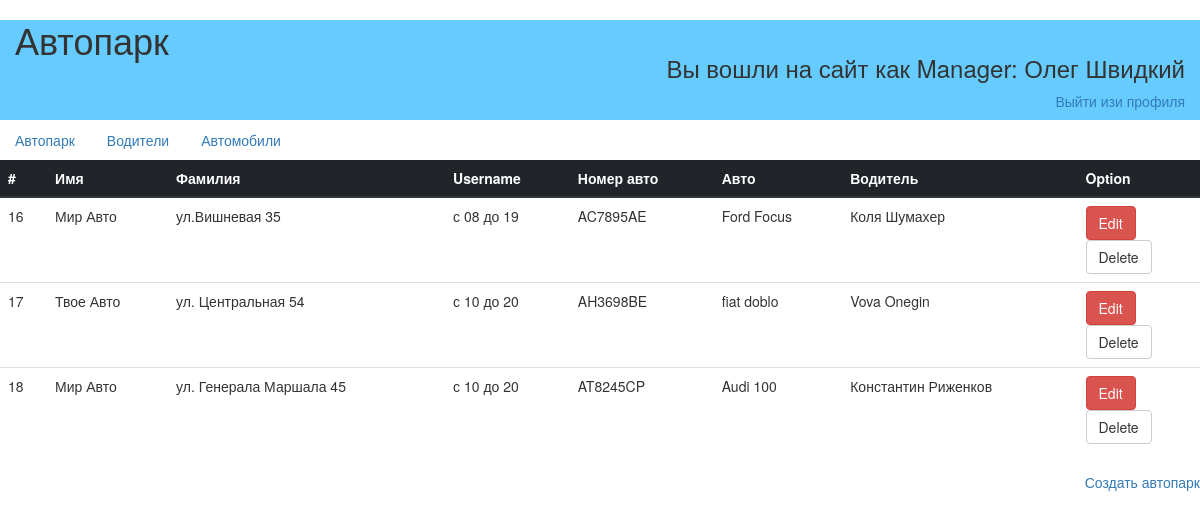
Screenshot of /views/showAvtopark.php (signed in) with the database file from the repository.
### tables this page shows
CREATE TABLE `avtopark` (
  `id_apark` int(11) NOT NULL,
  `name` varchar(50) NOT NULL,
  `address` varchar(50) NOT NULL,
  `time_work` varchar(20) NOT NULL,
  `nomerCar` varchar(20) NOT NULL,
  `marka` varchar(50) NOT NULL,
  `id_driver` varchar(20) NOT NULL,
  `driver` varchar(50) NOT NULL
);

### models/avtopark.php (called while the page is built, shortened)
<?php
  class Avtopark
  {
    public function getAllAvtopark ()
    {
      $connection = new mysqli('localhost', 'root', '', 'avtopark_db');
      $query ="SELECT * FROM avtopark";
      $result = mysqli_query($connection, $query) or die (mysqli_error($connection));
      return $result;
    }
  }
?>

### views/showAvtopark.php (the view, shortened to what this page needs)
<?php
  require_once "header.php";
  require_once "../models/avtopark.php";
  $temp = new avtopark;
  $r = $temp->getAllAvtopark();
?>
<div class="">
  <table class="table">
  <thead class="thead-dark">
    <tr>
      <th scope="col">#</th>
      <th scope="col">Имя</th>
      <th scope="col">Фамилия</th>
      <th scope="col">Username</th>
      <th scope="col">Номер авто</th>
      <th scope="col">Авто</th>
      <th scope="col">Водитель</th>
      <?php
        if ($_SESSION['type_user'] == 'Manager'){
          echo "<th scope='col'>Option</th>";
        }
       ?>
    </tr>
  </thead>
  <?php
  while ($result = mysqli_fetch_array($r)) {
    echo "<tr><td>". $result['id_apark'] ."</td>";
    echo "<td>". $result['name'] ."</td>";
    echo "<td>". $result['address'] ."</td>";
    echo "<td>". $result['time_work'] ."</td>";
    echo "<td>". $result['nomerCar'] ."</td>";
    echo "<td>". $result['marka'] ."</td>";
    echo "<td>". $result['driver'] ."</td>";
    if ($_SESSION['type_user'] == 'Manager'){
      echo "<td>
            <form method='post' action='updateAvtopark.php'>
              <input type = 'hidden' name = 'id_park' value = '" . $result['id_apark'] . "'/>
              <button type='submit' name ='submit'   class='btn btn-danger'>
              Edit</button>
            </form>
            <form method='post' action='../controllers/delPark.php'>
              <input type = 'hidden' name = 'id_park' value = '" . $result['id_apark'] . "'/>
              <button type='submit' name = 'submit' class='btn btn-default'>
              Delete</button>
            </form>
            </td>";
    }
  }
  ?>
</table>
</div>
<?php
if ($_SESSION['type_user'] == 'Manager'){
    echo "<a style = 'float: right;' href='addAvtopark.php'>Создать автопарк</a>";
}
?>
<?php require_once "footer.php"?>

### rows the page displays
avtopark: id_apark "16", name "Мир Авто", address "ул.Вишневая 35", time_work "с 08 до 19", nomerCar "AC7895AE", marka "Ford Focus", driver "Коля Шумахер"
avtopark: id_apark "17", name "Твое Авто", address "ул. Центральная 54", time_work "с 10 до 20", nomerCar "AH3698BE", marka "fiat doblo", driver "Vova Onegin"
avtopark: id_apark "18", name "Мир Авто", address "ул. Генерала Маршала 45", time_work "с 10 до 20", nomerCar "AT8245CP", marka "Audi 100", driver "Константин Риженков"

### other values shown
$_SESSION['type_user'] "Manager"
$_SESSION['name'] "Олег"
$_SESSION['surname'] "Швидкий"
